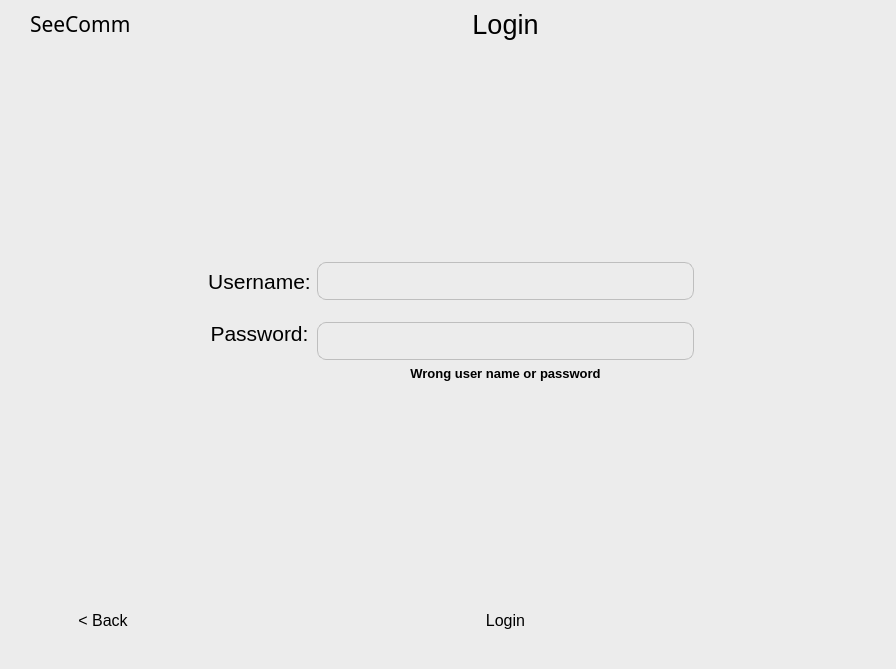
<?xml version="1.0" encoding="UTF-8"?>
<ui version="4.0">
 <class>login_page</class>
 <widget class="QMainWindow" name="login_page">
  <property name="geometry">
   <rect>
    <x>0</x>
    <y>0</y>
    <width>896</width>
    <height>669</height>
   </rect>
  </property>
  <property name="windowTitle">
   <string>MainWindow</string>
  </property>
  <property name="styleSheet">
   <string notr="true">background-color: rgb(236, 236, 236);</string>
  </property>
  <property name="tabShape">
   <enum>QTabWidget::Rounded</enum>
  </property>
  <widget class="QWidget" name="centralwidget">
   <layout class="QGridLayout" name="gridLayout">
    <item row="3" column="2">
     <widget class="QLineEdit" name="password">
      <property name="styleSheet">
       <string notr="true">width: 260px;
height: 36px;
border-radius: 9px;
background-color: 'white';
margin-top: 16%;
border: 1px solid;
border-color: rgb(190, 190, 190);
</string>
      </property>
     </widget>
    </item>
    <item row="6" column="0">
     <widget class="QPushButton" name="back_button">
      <property name="maximumSize">
       <size>
        <width>172</width>
        <height>16777215</height>
       </size>
      </property>
      <property name="font">
       <font>
        <pointsize>12</pointsize>
       </font>
      </property>
      <property name="styleSheet">
       <string notr="true">#back_button {
	width: 100px;
	height: 36px;
	border-radius: 9px;
	background-color: 'white';
	margin-left:16%
}

#back_button:hover {
	background-color: #F8F8FF;
}</string>
      </property>
      <property name="text">
       <string>&lt; Back</string>
      </property>
     </widget>
    </item>
    <item row="2" column="3">
     <spacer name="horizontalSpacer">
      <property name="orientation">
       <enum>Qt::Horizontal</enum>
      </property>
      <property name="sizeHint" stdset="0">
       <size>
        <width>40</width>
        <height>20</height>
       </size>
      </property>
     </spacer>
    </item>
    <item row="6" column="2">
     <widget class="QPushButton" name="login">
      <property name="minimumSize">
       <size>
        <width>377</width>
        <height>36</height>
       </size>
      </property>
      <property name="font">
       <font>
        <pointsize>12</pointsize>
       </font>
      </property>
      <property name="cursor">
       <cursorShape>PointingHandCursor</cursorShape>
      </property>
      <property name="styleSheet">
       <string notr="true">#login {
	width: 100px;
	height: 36px;
	border-radius: 9px;
	background-color: 'white';
	margin-right: 100%;
	margin-left: 100%;
}

#login:hover {
	background-color: #F8F8FF;
}</string>
      </property>
      <property name="text">
       <string>Login</string>
      </property>
      <property name="flat">
       <bool>false</bool>
      </property>
     </widget>
    </item>
    <item row="2" column="0">
     <spacer name="horizontalSpacer_2">
      <property name="orientation">
       <enum>Qt::Horizontal</enum>
      </property>
      <property name="sizeHint" stdset="0">
       <size>
        <width>40</width>
        <height>20</height>
       </size>
      </property>
     </spacer>
    </item>
    <item row="0" column="0" alignment="Qt::AlignTop">
     <widget class="QLabel" name="logo">
      <property name="font">
       <font>
        <family>Segoe Script</family>
        <pointsize>16</pointsize>
        <italic>false</italic>
       </font>
      </property>
      <property name="styleSheet">
       <string notr="true">margin-left: 16%</string>
      </property>
      <property name="text">
       <string>SeeComm</string>
      </property>
     </widget>
    </item>
    <item row="5" column="2">
     <spacer name="verticalSpacer">
      <property name="orientation">
       <enum>Qt::Vertical</enum>
      </property>
      <property name="sizeHint" stdset="0">
       <size>
        <width>20</width>
        <height>40</height>
       </size>
      </property>
     </spacer>
    </item>
    <item row="2" column="2">
     <widget class="QLineEdit" name="username">
      <property name="autoFillBackground">
       <bool>false</bool>
      </property>
      <property name="styleSheet">
       <string notr="true">width: 200px;
height: 36px;
border-radius: 9px;
background-color: 'white';
border: 1px solid;
border-color: rgb(190, 190, 190);</string>
      </property>
     </widget>
    </item>
    <item row="3" column="1">
     <widget class="QLabel" name="password_label">
      <property name="font">
       <font>
        <pointsize>16</pointsize>
       </font>
      </property>
      <property name="layoutDirection">
       <enum>Qt::LeftToRight</enum>
      </property>
      <property name="text">
       <string>Password:</string>
      </property>
      <property name="alignment">
       <set>Qt::AlignCenter</set>
      </property>
     </widget>
    </item>
    <item row="2" column="1">
     <widget class="QLabel" name="username_label">
      <property name="font">
       <font>
        <pointsize>16</pointsize>
       </font>
      </property>
      <property name="layoutDirection">
       <enum>Qt::LeftToRight</enum>
      </property>
      <property name="text">
       <string>Username:</string>
      </property>
      <property name="alignment">
       <set>Qt::AlignCenter</set>
      </property>
     </widget>
    </item>
    <item row="1" column="2">
     <spacer name="verticalSpacer_2">
      <property name="orientation">
       <enum>Qt::Vertical</enum>
      </property>
      <property name="sizeHint" stdset="0">
       <size>
        <width>20</width>
        <height>40</height>
       </size>
      </property>
     </spacer>
    </item>
    <item row="0" column="2" alignment="Qt::AlignTop">
     <widget class="QLabel" name="login_lable">
      <property name="font">
       <font>
        <pointsize>20</pointsize>
       </font>
      </property>
      <property name="layoutDirection">
       <enum>Qt::LeftToRight</enum>
      </property>
      <property name="text">
       <string>Login</string>
      </property>
      <property name="alignment">
       <set>Qt::AlignCenter</set>
      </property>
     </widget>
    </item>
    <item row="4" column="2">
     <widget class="QLabel" name="verification_message">
      <property name="enabled">
       <bool>true</bool>
      </property>
      <property name="font">
       <font>
        <pointsize>10</pointsize>
        <weight>75</weight>
        <bold>true</bold>
       </font>
      </property>
      <property name="styleSheet">
       <string notr="true">color: 'red';
</string>
      </property>
      <property name="frameShape">
       <enum>QFrame::NoFrame</enum>
      </property>
      <property name="text">
       <string>Wrong user name or password</string>
      </property>
      <property name="alignment">
       <set>Qt::AlignCenter</set>
      </property>
      <property name="openExternalLinks">
       <bool>false</bool>
      </property>
     </widget>
    </item>
   </layout>
  </widget>
  <widget class="QMenuBar" name="menubar">
   <property name="geometry">
    <rect>
     <x>0</x>
     <y>0</y>
     <width>896</width>
     <height>26</height>
    </rect>
   </property>
  </widget>
  <widget class="QStatusBar" name="statusbar"/>
 </widget>
 <resources/>
 <connections/>
</ui>
